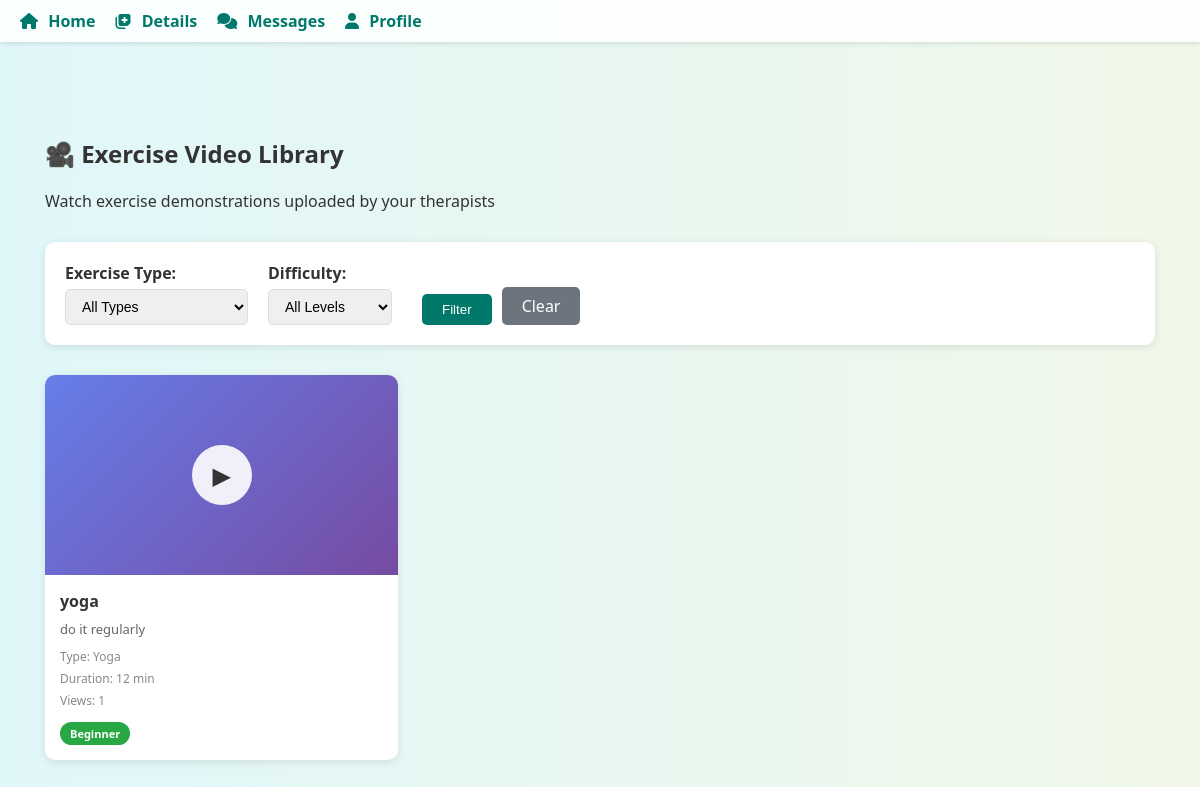
The app's page /videos/ (signed in), older data.
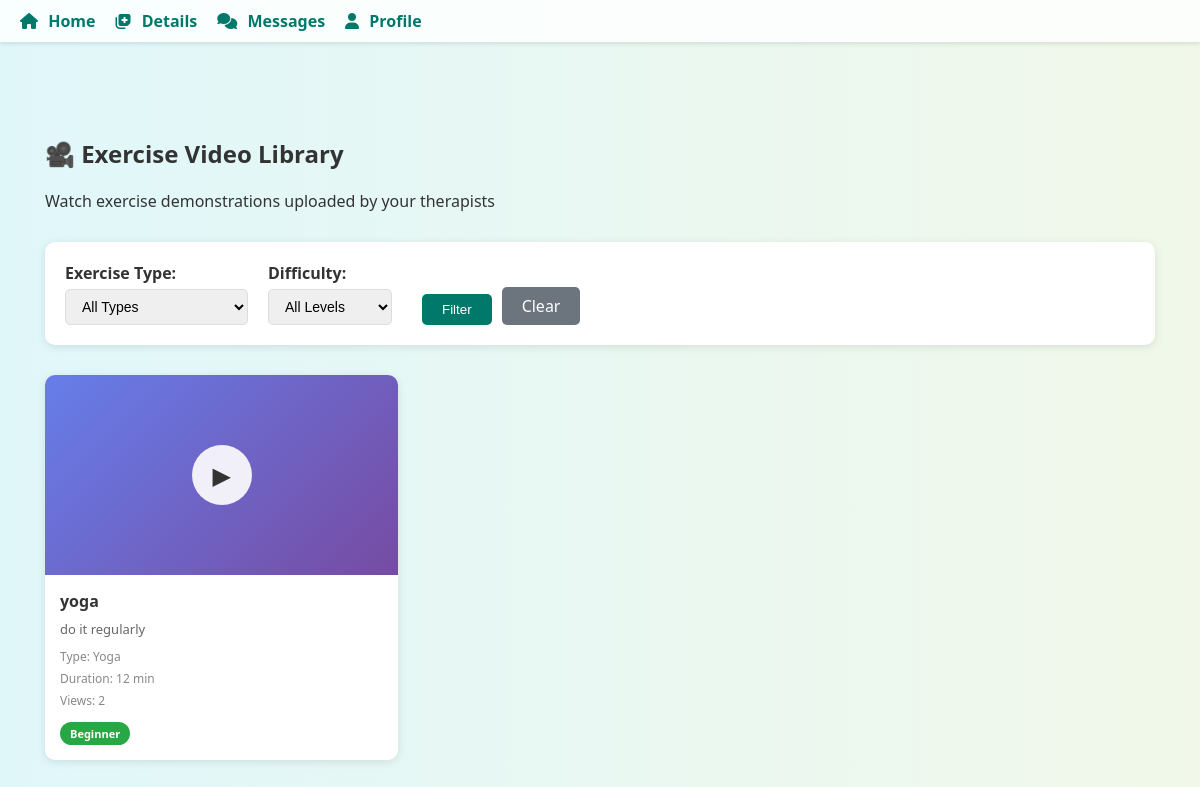
The same page, newer data.
### core/models.py (models this page shows, shortened)
class ExerciseVideo(models.Model):
    EXERCISE_TYPE_CHOICES = [
        ('adaptive_sports', 'Adaptive Sports'),
        ('creative_arts', 'Creative Arts'),
        ('music_therapy', 'Music Therapy'),
        ('speech_therapy', 'Speech Therapy'),
        ('exercise', 'Exercise'),
        ('yoga', 'Yoga'),
        ('sensory_play', 'Sensory Play'),
        ('social_skills', 'Social Skills Training'),
        ('language_learning', 'Language Learning'),
        ('gardening', 'Gardening'),
        ('physiotherapy', 'Physiotherapy'),
        ('occupational_therapy', 'Occupational Therapy'),
    ]
    therapist = models.ForeignKey(
        settings.AUTH_USER_MODEL,
        on_delete=models.CASCADE,
        limit_choices_to={'role': 'therapist'},
        related_name='uploaded_videos'
    )
    title = models.CharField(max_length=200)
    description = models.TextField(blank=True, null=True)
    exercise_type = models.CharField(max_length=30, choices=EXERCISE_TYPE_CHOICES, default='exercise')
    video_file = models.FileField(upload_to='exercise_videos/', help_text="Upload video file (MP4, AVI, MOV, etc.)")
    thumbnail = models.ImageField(upload_to='video_thumbnails/', blank=True, null=True, help_text="Optional thumbnail image")
    duration_minutes = models.PositiveIntegerField(blank=True, null=True, help_text="Estimated duration in minutes")
    difficulty_level = models.CharField(
        max_length=20,
        choices=[
            ('beginner', 'Beginner'),
            ('intermediate', 'Intermediate'),
            ('advanced', 'Advanced'),
        ],
        default='beginner'
    )
    is_active = models.BooleanField(default=True, help_text="Uncheck to hide from patients")
    created_at = models.DateTimeField(auto_now_add=True)
    updated_at = models.DateTimeField(auto_now=True)
    views_count = models.PositiveIntegerField(default=0)
    class Meta:
        ordering = ['-created_at']
        verbose_name = 'Exercise Video'
        verbose_name_plural = 'Exercise Videos'

### core/views.py (the view)
# urls.py: path('videos/', views.view_exercise_videos, name='view_exercise_videos'),
@login_required
def view_exercise_videos(request):
    if request.user.role != 'patient':
        messages.error(request, "Access denied.")
        return redirect('login')
    exercise_type = request.GET.get('exercise_type', '')
    difficulty = request.GET.get('difficulty', '')
    videos = ExerciseVideo.objects.filter(is_active=True)
    if exercise_type:
        videos = videos.filter(exercise_type=exercise_type)
    if difficulty:
        videos = videos.filter(difficulty_level=difficulty)
    videos = videos.order_by('-created_at')
    exercise_types = ExerciseVideo.EXERCISE_TYPE_CHOICES
    difficulty_levels = [
        ('beginner', 'Beginner'),
        ('intermediate', 'Intermediate'),
        ('advanced', 'Advanced'),
    ]
    return render(request, 'core/view_videos.html', {
        'videos': videos,
        'exercise_types': exercise_types,
        'difficulty_levels': difficulty_levels,
        'selected_type': exercise_type,
        'selected_difficulty': difficulty,
    })

### core/templates/core/view_videos.html (shortened to what this page needs)
{% extends 'core/base.html' %}
{% block content %}
<div class="container">
    <div class="header-section">
        <h2>🎥 Exercise Video Library</h2>
        <p>Watch exercise demonstrations uploaded by your therapists</p>
    </div>
    <div class="filters">
        <form method="get" style="display: flex; align-items: flex-end; flex-wrap: wrap;">
            <div class="filter-group">
                <label for="exercise_type">Exercise Type:</label>
                <select name="exercise_type" id="exercise_type">
                    <option value="">All Types</option>
                </select>
            </div>
            <div class="filter-group">
                <label for="difficulty">Difficulty:</label>
                <select name="difficulty" id="difficulty">
                    <option value="">All Levels</option>
                </select>
            </div>
            <button type="submit" class="btn-filter">Filter</button>
            <a href="{% url 'view_exercise_videos' %}" style="margin-left: 10px; padding: 8px 20px; background: #6c757d; color: white; text-decoration: none; border-radius: 5px;">Clear</a>
        </form>
    </div>
    {% if videos %}
        <div class="video-grid">
            {% for video in videos %}
            <a href="{% url 'watch_video' video.id %}" class="video-card">
                <div class="video-thumbnail">
                    <div class="play-icon">▶</div>
                </div>
                <div class="video-info">
                    <div class="video-title">{{ video.title }}</div>
                    {% if video.description %}
                        <div class="video-description">{{ video.description }}</div>
                    {% endif %}
                    <div class="video-meta">Type: {{ video.get_exercise_type_display }}</div>
                    {% if video.duration_minutes %}
                        <div class="video-meta">Duration: {{ video.duration_minutes }} min</div>
                    {% endif %}
                    <div class="video-meta">Views: {{ video.views_count }}</div>
                    <span class="difficulty-badge difficulty-{{ video.difficulty_level }}">
                        {{ video.get_difficulty_level_display }}
                    </span>
                </div>
            </a>
            {% endfor %}
        </div>
    {% else %}
        <div style="text-align: center; padding: 50px; background: white; border-radius: 10px; box-shadow: 0 2px 8px rgba(0,0,0,0.1);">
            <p style="font-size: 18px; color: #666;">No videos available at the moment.</p>
            <p style="color: #999;">Check back later for new exercise demonstrations!</p>
        </div>
    {% endif %}
</div>
{% endblock %}

### core/templates/core/base.html (shortened to what this page needs)
{% load static %}
<!DOCTYPE html>
<html lang="en">
<head>
</head>
<body>
    {% if user.is_authenticated and not hide_nav %}
    <nav>
        <ul>
            {% if user.role == 'patient' %}
                <li><a href="{% url 'patient_home' %}"><i class="fas fa-home"></i> Home</a></li>
                <li><a href="{% url 'visit_details' %}"><i class="fas fa-notes-medical"></i> Details</a></li>
                <li><a href="{% url 'message_box' %}"><i class="fas fa-comments"></i> Messages</a></li>
                <li><a href="{% url 'patient_profile' %}"><i class="fas fa-user"></i> Profile</a></li>
            {% elif user.role == 'doctor' %}
                <li><a href="{% url 'doctor_dashboard' %}"><i class="fas fa-home"></i> Home</a></li>
                <li><a href="{% url 'message_box' %}"><i class="fas fa-comments"></i> Messages</a></li>
                <li><a href="{% url 'doctor_profile' %}"><i class="fas fa-user-md"></i> Profile</a></li>
            {% elif user.role == 'therapist' %}
                <li><a href="{% url 'therapist_dashboard' %}"><i class="fas fa-home"></i> Home</a></li>
                <li><a href="{% url 'message_box' %}"><i class="fas fa-comments"></i> Messages</a></li>
                <li><a href="{% url 'therapist_profile' %}"><i class="fas fa-user-nurse"></i> Profile</a></li>
            {% endif %}
        </ul>
    </nav>
    {% endif %}
    <main>
        {% block content %}
        {% endblock %}
    </main>
</body>
</html>

### core/templates/core/view_videos.html (style rules this page uses)
.container { max-width: 1200px; margin: 30px auto; padding: 20px; }
.header-section { margin-bottom: 30px; }
.filters { background: white; padding: 20px; border-radius: 10px; box-shadow: 0 2px 8px rgba(0,0,0,0.1); margin-bottom: 30px; }
.filter-group { display: inline-block; margin-right: 20px; }
.filter-group label { display: block; margin-bottom: 5px; font-weight: bold; color: #333; }
.filter-group select { padding: 8px 12px; border: 1px solid #ddd; border-radius: 5px; font-size: 14px; }
.btn-filter { background-color: #00796b; color: white; padding: 8px 20px; border: none; border-radius: 5px; cursor: pointer; margin-left: 10px; }
.video-grid { display: grid; grid-template-columns: repeat(auto-fill, minmax(280px, 1fr)); gap: 25px; }
.video-card { background: white; border-radius: 10px; box-shadow: 0 2px 8px rgba(0,0,0,0.1); overflow: hidden; transition: transform 0.2s; cursor: pointer; text-decoration: none; color: inherit; }
.video-thumbnail { width: 100%; height: 200px; background: linear-gradient(135deg, #667eea 0%, #764ba2 100%); display: flex; align-items: center; justify-content: center; font-size: 48px; position: relative; }
.play-icon { position: absolute; top: 50%; left: 50%; transform: translate(-50%, -50%); width: 60px; height: 60px; background: rgba(255,255,255,0.9); border-radius: 50%; display: flex; align-items: center; justify-content: center; font-size: 24px; }
.video-info { padding: 15px; }
.video-title { font-weight: bold; font-size: 16px; margin-bottom: 8px; color: #333; }
.video-description { font-size: 13px; color: #666; margin-bottom: 10px; display: -webkit-box; -webkit-line-clamp: 2; -webkit-box-orient: vertical; overflow: hidden; }
.video-meta { font-size: 12px; color: #888; margin-bottom: 5px; }
.difficulty-badge { display: inline-block; padding: 4px 10px; border-radius: 12px; font-size: 11px; font-weight: bold; margin-top: 8px; }
.difficulty-beginner { background-color: #28a745; color: white; }

Row changes from the older to the newer data that the page shows:
changed ExerciseVideo "yoga": views_count "1" → "2"
